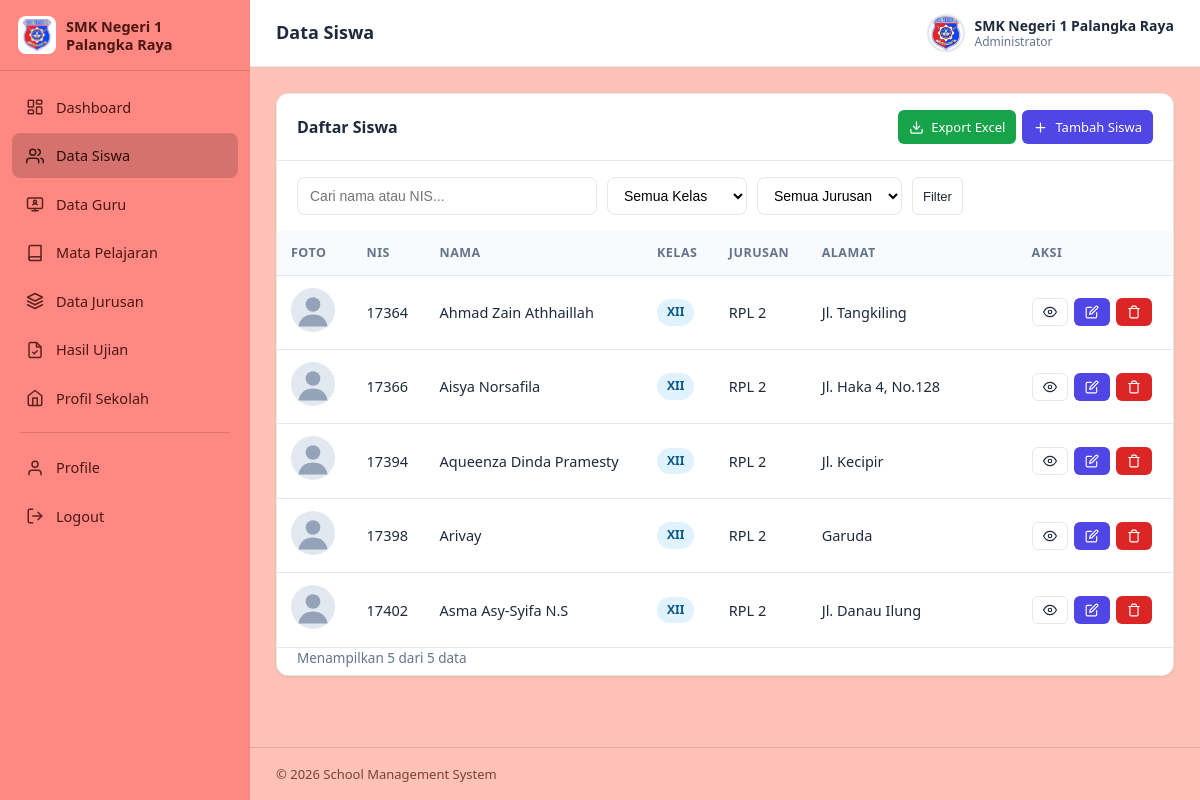
Page /web_sekolah/pages/siswa/index.php (signed in) on the committed database.
### tables this page shows
CREATE TABLE `tbl_siswa` (
  `nis` char(6) NOT NULL,
  `nama` varchar(100) NOT NULL,
  `alamat` varchar(128) NOT NULL,
  `kelas` varchar(3) NOT NULL,
  `jurusan` varchar(50) NOT NULL,
  `foto` varchar(50) NOT NULL,
  PRIMARY KEY (`nis`)
);

### web_sekolah/includes/functions.php (called while the page is built, shortened)
<?php
function e(?string $s): string
{
    return htmlspecialchars((string)$s, ENT_QUOTES, 'UTF-8');
}
function paginate(string $countSql, array $params, int $perPage = 10): array
{
    $page  = max(1, (int)($_GET['page'] ?? 1));
    $stmt  = db()->prepare($countSql);
    $stmt->execute($params);
    $total = (int)$stmt->fetchColumn();
    $pages = max(1, (int)ceil($total / $perPage));
    $page  = min($page, $pages);
    return [$total, ($page - 1) * $perPage, $pages, $page];
}
function foto_url(string $foto): string
{
    if ($foto && is_file(UPLOAD_DIR . $foto)) {
        return UPLOAD_URL . rawurlencode($foto);
    }
    return BASE_URL . '/assets/img/avatar.svg';
}
function nav_active(string $segment): string
{
    $uri = $_SERVER['REQUEST_URI'] ?? '';
    return str_contains($uri, $segment) ? ' active' : '';
}

### web_sekolah/includes/auth.php (called while the page is built, shortened)
<?php
require_once __DIR__ . '/../config/database.php';
function current_user(): ?array
{
    return $_SESSION['user'] ?? null;
}

### web_sekolah/config/database.php (called while the page is built, shortened)
<?php
function db(): PDO
{
    static $pdo = null;
    if ($pdo === null) {
        $dsn = 'mysql:host=' . DB_HOST . ';dbname=' . DB_NAME . ';charset=' . DB_CHARSET;
        $options = [
            PDO::ATTR_ERRMODE            => PDO::ERRMODE_EXCEPTION,
            PDO::ATTR_DEFAULT_FETCH_MODE => PDO::FETCH_ASSOC,
            PDO::ATTR_EMULATE_PREPARES   => false,
        ];
        try {
            $pdo = new PDO($dsn, DB_USER, DB_PASS, $options);
        } catch (PDOException $e) {
            http_response_code(500);
            exit('Koneksi database gagal: ' . htmlspecialchars($e->getMessage()));
        }
    }
    return $pdo;
}

### web_sekolah/pages/siswa/index.php (the view, shortened to what this page needs)
<?php
require_once __DIR__ . '/../../includes/auth.php';
require_once __DIR__ . '/../../includes/functions.php';
$pdo = db();
$page_title = 'Data Siswa';
$perPage = 10;
$q       = trim($_GET['q'] ?? '');
$kelas   = trim($_GET['kelas'] ?? '');
$jurusan = trim($_GET['jurusan'] ?? '');
$where  = [];
$params = [];
$whereSql = $where ? ' WHERE ' . implode(' AND ', $where) : '';
[$total, $offset, $pages, $page] = paginate("SELECT COUNT(*) FROM tbl_siswa$whereSql", $params, $perPage);
$stmt = $pdo->prepare("SELECT * FROM tbl_siswa$whereSql ORDER BY nis LIMIT $perPage OFFSET $offset");
$stmt->execute($params);
$rows = $stmt->fetchAll();
$exportQuery = http_build_query(array_filter(['q' => $q, 'kelas' => $kelas, 'jurusan' => $jurusan]));
include __DIR__ . '/../../includes/header.php';
?>
<div class="card">
    <div class="card-header">
        <span class="card-title">Daftar Siswa</span>
        <div class="btn-group">
            <a class="btn btn-success btn-sm" href="export.php?<?= e($exportQuery) ?>">
                <svg viewBox="0 0 24 24" width="15" height="15" fill="none" stroke="currentColor" stroke-width="2" stroke-linecap="round" stroke-linejoin="round"><path d="M21 15v4a2 2 0 0 1-2 2H5a2 2 0 0 1-2-2v-4"/><path d="M7 10l5 5 5-5"/><path d="M12 15V3"/></svg>
                Export Excel
            </a>
            <a class="btn btn-primary btn-sm" href="form.php">
                <svg viewBox="0 0 24 24" width="15" height="15" fill="none" stroke="currentColor" stroke-width="2" stroke-linecap="round"><path d="M12 5v14M5 12h14"/></svg>
                Tambah Siswa
            </a>
        </div>
    </div>
    <div class="toolbar">
        <form method="get">
            <input type="search" name="q" placeholder="Cari nama atau NIS..." value="<?= e($q) ?>">
            <select name="kelas">
                <option value="">Semua Kelas</option>
            </select>
            <select name="jurusan">
                <option value="">Semua Jurusan</option>
            </select>
            <button type="submit" class="btn btn-secondary btn-sm">Filter</button>
        </form>
    </div>
    <div class="table-wrap">
        <table class="data-table">
            <thead>
                <tr>
                    <th>Foto</th>
                    <th>NIS</th>
                    <th>Nama</th>
                    <th>Kelas</th>
                    <th>Jurusan</th>
                    <th>Alamat</th>
                    <th>Aksi</th>
                </tr>
            </thead>
            <tbody>
            <?php foreach ($rows as $r): ?>
                <tr>
                    <td><img class="td-foto" src="<?= foto_url($r['foto']) ?>" alt=""></td>
                    <td class="nowrap"><?= e($r['nis']) ?></td>
                    <td><?= e($r['nama']) ?></td>
                    <td><span class="badge badge-info"><?= e($r['kelas']) ?></span></td>
                    <td><?= e($r['jurusan']) ?></td>
                    <td class="wrap"><?= e($r['alamat']) ?></td>
                    <td class="nowrap">
                        <div class="btn-group">
                            <a class="btn btn-secondary btn-sm" href="detail.php?nis=<?= urlencode($r['nis']) ?>" title="Detail">
                                <svg viewBox="0 0 24 24" width="14" height="14" fill="none" stroke="currentColor" stroke-width="2" stroke-linecap="round" stroke-linejoin="round"><path d="M1 12s4-8 11-8 11 8 11 8-4 8-11 8-11-8-11-8z"/><circle cx="12" cy="12" r="3"/></svg>
                            </a>
                            <a class="btn btn-primary btn-sm" href="form.php?nis=<?= urlencode($r['nis']) ?>" title="Edit">
                                <svg viewBox="0 0 24 24" width="14" height="14" fill="none" stroke="currentColor" stroke-width="2" stroke-linecap="round" stroke-linejoin="round"><path d="M11 4H4a2 2 0 0 0-2 2v14a2 2 0 0 0 2 2h14a2 2 0 0 0 2-2v-7"/><path d="M18.5 2.5a2.12 2.12 0 0 1 3 3L12 15l-4 1 1-4 9.5-9.5z"/></svg>
                            </a>
                            <a class="btn btn-danger btn-sm" href="delete.php?nis=<?= urlencode($r['nis']) ?>" title="Hapus">
                                <svg viewBox="0 0 24 24" width="14" height="14" fill="none" stroke="currentColor" stroke-width="2" stroke-linecap="round" stroke-linejoin="round"><path d="M3 6h18"/><path d="M19 6v14a2 2 0 0 1-2 2H7a2 2 0 0 1-2-2V6"/><path d="M8 6V4a2 2 0 0 1 2-2h4a2 2 0 0 1 2 2v2"/></svg>
                            </a>
                        </div>
                    </td>
                </tr>
            <?php endforeach; ?>
            </tbody>
        </table>
    </div>
    <div class="table-footer">
        <span>Menampilkan <?= count($rows) ?> dari <?= $total ?> data</span>
    </div>
</div>
<?php include __DIR__ . '/../../includes/footer.php'; ?>

### web_sekolah/includes/header.php (shortened to what this page needs)
<?php
require_once __DIR__ . '/../includes/functions.php';
?>
<!DOCTYPE html>
<html lang="id">
<head>
<link rel="stylesheet" href="<?= BASE_URL ?>/assets/css/style.css">
</head>
<body>
<?php include __DIR__ . '/sidebar.php'; ?>
<div class="main">
    <?php include __DIR__ . '/topbar.php'; ?>
    <main class="content">

### web_sekolah/includes/sidebar.php (shortened to what this page needs)
<aside class="sidebar" id="sidebar">
    <div class="sidebar-brand">
        <img src="<?= BASE_URL ?>/LOGOSMK1.png" alt="Logo SMK" class="brand-logo">
        <span>SMK Negeri 1 Palangka Raya</span>
    </div>
    <nav class="sidebar-nav">
        <a href="<?= BASE_URL ?>/pages/dashboard.php" class="nav-link<?= nav_active('dashboard') ?>">
            Dashboard
        </a>
        <a href="<?= BASE_URL ?>/pages/siswa/index.php" class="nav-link<?= nav_active('/siswa/') ?>">
            <svg viewBox="0 0 24 24" width="18" height="18" fill="none" stroke="currentColor" stroke-width="2" stroke-linecap="round" stroke-linejoin="round"><path d="M17 21v-2a4 4 0 0 0-4-4H5a4 4 0 0 0-4 4v2"/><circle cx="9" cy="7" r="4"/><path d="M23 21v-2a4 4 0 0 0-3-3.87"/><path d="M16 3.13a4 4 0 0 1 0 7.75"/></svg>
            Data Siswa
        </a>
        <a href="<?= BASE_URL ?>/pages/guru/index.php" class="nav-link<?= nav_active('/guru/') ?>">
            <svg viewBox="0 0 24 24" width="18" height="18" fill="none" stroke="currentColor" stroke-width="2" stroke-linecap="round" stroke-linejoin="round"><rect x="2" y="4" width="20" height="14" rx="2"/><path d="M8 21h8"/><path d="M12 18v3"/><circle cx="12" cy="9" r="2"/><path d="M9 13c.7-1 1.8-1.5 3-1.5s2.3.5 3 1.5"/></svg>
            Data Guru
        </a>
        <a href="<?= BASE_URL ?>/pages/pelajaran/index.php" class="nav-link<?= nav_active('/pelajaran/') ?>">
            <svg viewBox="0 0 24 24" width="18" height="18" fill="none" stroke="currentColor" stroke-width="2" stroke-linecap="round" stroke-linejoin="round"><path d="M4 19.5A2.5 2.5 0 0 1 6.5 17H20"/><path d="M6.5 2H20v20H6.5A2.5 2.5 0 0 1 4 19.5v-15A2.5 2.5 0 0 1 6.5 2z"/></svg>
            Mata Pelajaran
        </a>
        <a href="<?= BASE_URL ?>/pages/jurusan/index.php" class="nav-link<?= nav_active('/jurusan/') ?>">
            <svg viewBox="0 0 24 24" width="18" height="18" fill="none" stroke="currentColor" stroke-width="2" stroke-linecap="round" stroke-linejoin="round"><path d="M12 2L2 7l10 5 10-5-10-5z"/><path d="M2 17l10 5 10-5"/><path d="M2 12l10 5 10-5"/></svg>
            Data Jurusan
        </a>
        <a href="<?= BASE_URL ?>/pages/ujian/index.php" class="nav-link<?= nav_active('/ujian/') ?>">
            <svg viewBox="0 0 24 24" width="18" height="18" fill="none" stroke="currentColor" stroke-width="2" stroke-linecap="round" stroke-linejoin="round"><path d="M14 2H6a2 2 0 0 0-2 2v16a2 2 0 0 0 2 2h12a2 2 0 0 0 2-2V8z"/><path d="M14 2v6h6"/><path d="M9 15l2 2 4-4"/></svg>
            Hasil Ujian
        </a>
        <a href="<?= BASE_URL ?>/pages/sekolah.php" class="nav-link<?= nav_active('sekolah.php') ?>">
            <svg viewBox="0 0 24 24" width="18" height="18" fill="none" stroke="currentColor" stroke-width="2" stroke-linecap="round" stroke-linejoin="round"><path d="M3 9l9-7 9 7v11a2 2 0 0 1-2 2H5a2 2 0 0 1-2-2z"/><path d="M9 22V12h6v10"/></svg>
            Profil Sekolah
        </a>
        <div class="nav-separator"></div>
        <a href="<?= BASE_URL ?>/pages/profile.php" class="nav-link<?= nav_active('profile.php') ?>">
            <svg viewBox="0 0 24 24" width="18" height="18" fill="none" stroke="currentColor" stroke-width="2" stroke-linecap="round" stroke-linejoin="round"><path d="M20 21v-2a4 4 0 0 0-4-4H8a4 4 0 0 0-4 4v2"/><circle cx="12" cy="7" r="4"/></svg>
            Profile
        </a>
        <a href="<?= BASE_URL ?>/logout.php" class="nav-link nav-logout" data-confirm="Yakin ingin keluar?">
            <svg viewBox="0 0 24 24" width="18" height="18" fill="none" stroke="currentColor" stroke-width="2" stroke-linecap="round" stroke-linejoin="round"><path d="M9 21H5a2 2 0 0 1-2-2V5a2 2 0 0 1 2-2h4"/><path d="M16 17l5-5-5-5"/><path d="M21 12H9"/></svg>
            Logout
        </a>
    </nav>
</aside>

### web_sekolah/includes/topbar.php (shortened to what this page needs)
<?php
$_tbUser = current_user();
?>
<header class="topbar">
    <h2 class="topbar-title"><?= e($page_title ?? '') ?></h2>
    <div class="topbar-user">
        <img src="<?= foto_url($_tbUser['foto'] ?? '') ?>" alt="Foto profil" class="topbar-avatar">
        <div class="topbar-user-info">
            <span class="topbar-name"><?= e($_tbUser['nama'] ?? '') ?></span>
            <span class="topbar-role"><?= e($_tbUser['jabatan'] ?? '') ?></span>
        </div>
    </div>
</header>

### web_sekolah/includes/footer.php (shortened to what this page needs)
    </main>
    <footer class="footer">
        <span>&copy; <?= date('Y') ?> <?= e(APP_NAME) ?></span>
    </footer>
</div>
</body>
</html>

### rows in the picture
tbl_siswa: nis "17364", nama "Ahmad Zain Athhaillah", kelas "XII", jurusan "RPL 2", alamat "Jl. Tangkiling"
tbl_siswa: nis "17366", nama "Aisya Norsafila", kelas "XII", jurusan "RPL 2", alamat "Jl. Haka 4, No.128"
tbl_siswa: nis "17394", nama "Aqueenza Dinda Pramesty", kelas "XII", jurusan "RPL 2", alamat "Jl. Kecipir"
tbl_siswa: nis "17398", nama "Arivay", kelas "XII", jurusan "RPL 2", alamat "Garuda"
tbl_siswa: nis "17402", nama "Asma Asy-Syifa N.S", kelas "XII", jurusan "RPL 2", alamat "Jl. Danau Ilung"

### other values in the picture
$page_title "Data Siswa"
$_tbUser['nama'] "SMK Negeri 1 Palangka Raya"
$_tbUser['jabatan'] "Administrator"
count($rows) "5"
$total "5"
APP_NAME "School Management System"
